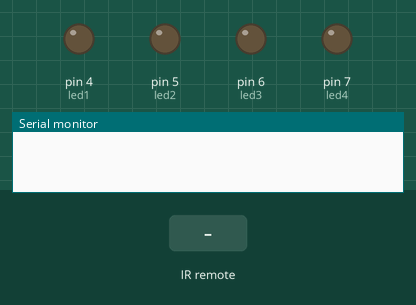
This sketch was run on a simulated Arduino Uno, built with avr-gcc and run on an emulated ATmega328P. On the bench: output pins drawn as LEDs (lit = HIGH), the last lines printed to the serial monitor. The test bench sets the inputs (shaded band).

Above: at 1.2 s.
1.3 s: infrared code 0x10EF807F received
At 2.5 s:
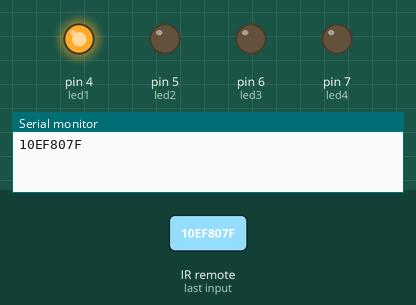
2.8 s: infrared code 0x10EF40BF received
At 3.9 s:
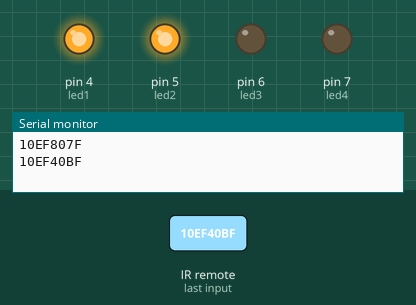
4.3 s: infrared code 0x10EFC03F received
At 5.0 s:
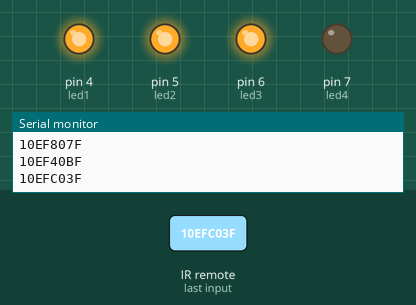
5.8 s: infrared code 0x10EF20DF received
At 6.2 s:
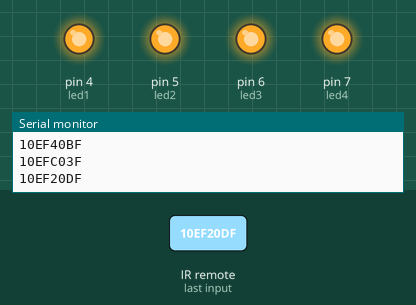
7.3 s: infrared code 0x10EF807F received
At 8.5 s:
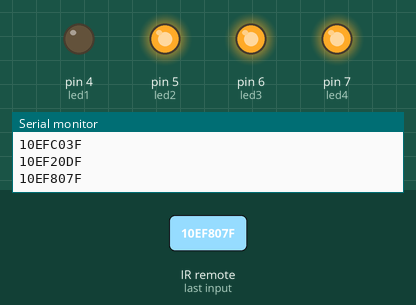
8.8 s: infrared code 0x10EF40BF received
At 9.6 s:
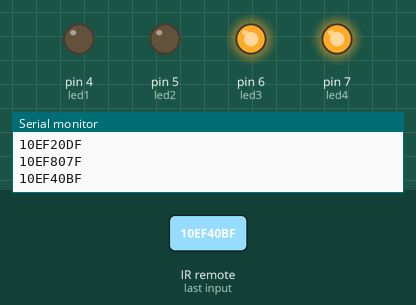
Timing chart, 0 to 11.3 s (numbered marks = the images above; inputs shaded):
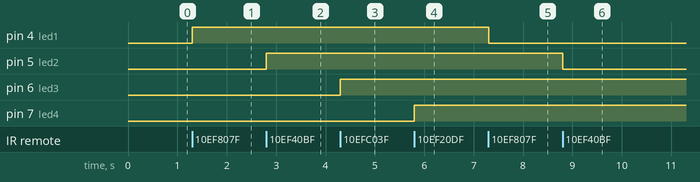

Measured:
- after the input at 1.3 s, pin 4 (led1): LOW → HIGH at once
- after the input at 2.8 s, pin 5 (led2): LOW → HIGH at once
- after the input at 4.3 s, pin 6 (led3): LOW → HIGH at once
- after the input at 5.8 s, pin 7 (led4): LOW → HIGH at once
- after the input at 7.3 s, pin 4 (led1): HIGH → LOW at once
- after the input at 8.8 s, pin 5 (led2): HIGH → LOW at once

The sketch:

Ir_Decoder_1.ino
```cpp
#include <IRremote.h>
const int RECV_PIN = 10;
IRrecv irrecv(RECV_PIN);
decode_results results;
int flag1 = 0, flag2 = 0, flag3 = 0, flag4 = 0;
int led1 = 4, led2 = 5, led3 = 6, led4 = 7;


void setup() {
  Serial.begin(9600);
  pinMode(led1, OUTPUT);
  pinMode(led2, OUTPUT);
  pinMode(led3, OUTPUT);
  pinMode(led4, OUTPUT);
  irrecv.enableIRIn();
}

void loop() {
  if (irrecv.decode(&results)) {

    if (results.value == 0x10EF807F) {
      if (flag1 == 0) {
        digitalWrite(led1, HIGH);
        flag1 = 1;
      }
      else {
        digitalWrite(led1, LOW);
        flag1 = 0;
      }
    }


    if (results.value == 0x10EF40BF) {
      if (flag2 == 0) {
        digitalWrite(led2, HIGH);
        flag2 = 1;
      }
      else {
        digitalWrite(led2, LOW);
        flag2 = 0;
      }
    }


    if (results.value == 0x10EFC03F) {
      if (flag3 == 0) {
        digitalWrite(led3, HIGH);
        flag3 = 1;
      }
      else {
        digitalWrite(led3, LOW);
        flag3 = 0;
      }
    }


    if (results.value == 0x10EF20DF) {
      if (flag4 == 0) {
        digitalWrite(led4, HIGH);
        flag4 = 1;
      }
      else {
        digitalWrite(led4, LOW);
        flag4 = 0;
      }
    }


    Serial.println(results.value, HEX);
    irrecv.resume();
  }


}
```
